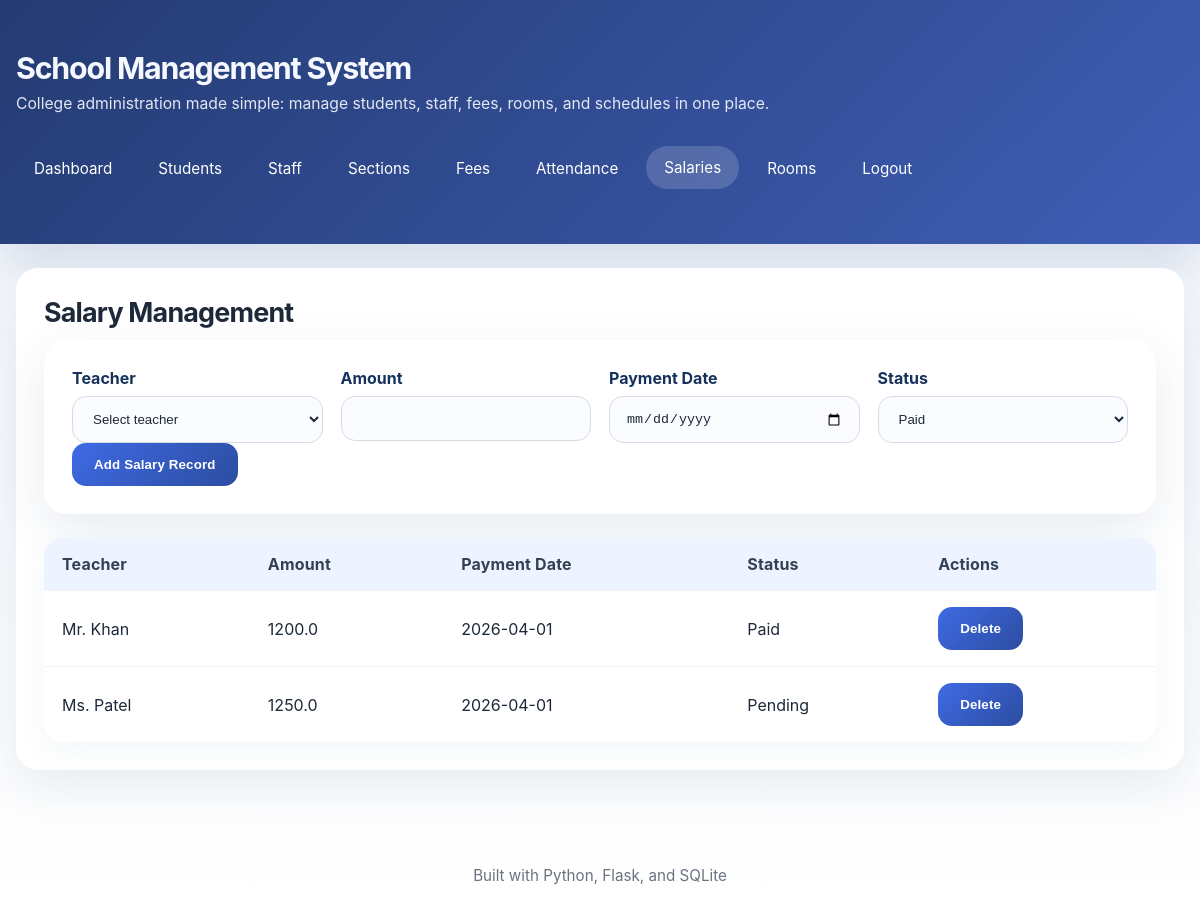
The page /salaries (signed in) on the database its author committed.
### tables this page shows
CREATE TABLE teacher_salary (
    id INTEGER PRIMARY KEY AUTOINCREMENT,
    staff_id INTEGER NOT NULL,
    amount REAL NOT NULL,
    payment_date TEXT NOT NULL,
    status TEXT NOT NULL CHECK(status IN ('Paid', 'Pending')),
    FOREIGN KEY (staff_id) REFERENCES staff(id) ON DELETE CASCADE
);

CREATE TABLE staff (
    id INTEGER PRIMARY KEY AUTOINCREMENT,
    name TEXT NOT NULL,
    classes_taught TEXT NOT NULL,
    subjects_taught TEXT NOT NULL,
    email TEXT NOT NULL UNIQUE
);

### app.py (the view)
        def wrapper(*args, **kwargs):
            if 'user_id' not in session:
                return redirect(url_for('login'))
            if role and session.get('role') != role:
                flash('Access denied.', 'error')
                return redirect(url_for('dashboard'))
            return func(*args, **kwargs)

### app.py (called while the page is built, shortened)
def get_db():
    db = getattr(g, '_database', None)
    if db is None:
        db = g._database = sqlite3.connect(DATABASE_PATH)
        db.row_factory = sqlite3.Row
        db.execute('PRAGMA foreign_keys = ON')
    return db

@app.teardown_appcontext
def close_connection(exception):
    db = getattr(g, '_database', None)
    if db is not None:
        db.close()

def query_db(query, args=(), one=False):
    cur = get_db().execute(query, args)
    rv = cur.fetchall()
    cur.close()
    return (rv[0] if rv else None) if one else rv

def login_required(role=None):
    def decorator(func):
        def wrapper(*args, **kwargs):
            if 'user_id' not in session:
                return redirect(url_for('login'))
            if role and session.get('role') != role:
                flash('Access denied.', 'error')
                return redirect(url_for('dashboard'))
            return func(*args, **kwargs)
        wrapper.__name__ = func.__name__
        return wrapper
    return decorator

@app.route('/salaries', methods=['GET', 'POST'])
@login_required(role='admin')
def salaries():
    salaries = query_db('SELECT ts.*, staff.name as teacher_name FROM teacher_salary ts JOIN staff ON ts.staff_id = staff.id ORDER BY ts.payment_date DESC')
    teachers = query_db('SELECT * FROM staff ORDER BY name')
    return render_template('salaries.html', salaries=salaries, teachers=teachers)

### templates/salaries.html (shortened to what this page needs)
{% extends 'layout.html' %}
{% block content %}
<div class="card">
  <h2>Salary Management</h2>
  <form method="post" class="card">
    <div class="form-row">
      <div>
        <label>Teacher</label>
        <select name="staff_id" required>
          <option value="">Select teacher</option>
        </select>
      </div>
      <div>
        <label>Amount</label>
        <input type="number" step="0.01" name="amount" required>
      </div>
      <div>
        <label>Payment Date</label>
        <input type="date" name="payment_date" required>
      </div>
      <div>
        <label>Status</label>
        <select name="status" required>
          <option value="Paid">Paid</option>
        </select>
      </div>
    </div>
    <input type="submit" value="Add Salary Record">
  </form>
  <table>
    <thead>
      <tr>
        <th>Teacher</th>
        <th>Amount</th>
        <th>Payment Date</th>
        <th>Status</th>
        <th>Actions</th>
      </tr>
    </thead>
    <tbody>
      {% for salary in salaries %}
      <tr>
        <td>{{ salary.teacher_name }}</td>
        <td>{{ salary.amount }}</td>
        <td>{{ salary.payment_date }}</td>
        <td>{{ salary.status }}</td>
        <td class="action-buttons">
          <form method="post">
            <button type="submit">Delete</button>
          </form>
        </td>
      </tr>
      {% endfor %}
    </tbody>
  </table>
</div>
{% endblock %}

### static/style.css (style rules this page uses)
body { font-family: "Inter", "Segoe UI", Tahoma, Geneva, Verdana, sans-serif; margin: 0; min-height: 100vh; color: #1d2939; background: linear-gradient(180deg, #eef3fb 0%, #f7f9fd 45%, #ffffff 100%); }
* { box-sizing: border-box; }
.card { background: white; border-radius: 22px; padding: 28px; box-shadow: 0 16px 50px rgba(30, 70, 120, 0.1); margin-bottom: 24px; }
.card h2 { margin-top: 0; margin-bottom: 12px; font-size: 1.68rem; letter-spacing: -0.03em; }
.form-row { display: grid; grid-template-columns: repeat(auto-fit, minmax(220px, 1fr)); gap: 18px; }
label { display: block; margin-bottom: 8px; font-weight: 700; color: #16325c; }
input[type="text"], input[type="email"], input[type="password"], input[type="number"], input[type="date"], select, textarea { width: 100%; padding: 14px 16px; border: 1px solid #d6dce6; border-radius: 14px; background: #fbfcff; transition: all 0.2s ease; color: #1d2939; }
button, input[type="submit"] { background: linear-gradient(135deg, #3f6ae5 0%, #2c4da0 100%); color: white; border: none; padding: 14px 22px; cursor: pointer; border-radius: 14px; font-weight: 700; letter-spacing: 0.01em; transition: transform 0.2s ease, box-shadow 0.2s ease; }
table { width: 100%; border-collapse: separate; border-spacing: 0; margin-top: 18px; overflow: hidden; border-radius: 18px; box-shadow: 0 10px 30px rgba(33, 71, 119, 0.05); }
thead { background: #eef4ff; }
td, th { padding: 16px 18px; text-align: left; border-bottom: 1px solid #f0f2f7; }
tbody tr:last-child td { border-bottom: none; }
th { color: #334155; font-weight: 700; letter-spacing: 0.01em; }
.action-buttons { display: flex; gap: 10px; flex-wrap: wrap; }
.action-buttons form { display: inline; }

### rows shown on the page
teacher_salary: teacher_name "Mr. Khan", amount "1200.0", payment_date "2026-04-01", status "Paid"
teacher_salary: teacher_name "Ms. Patel", amount "1250.0", payment_date "2026-04-01", status "Pending"
